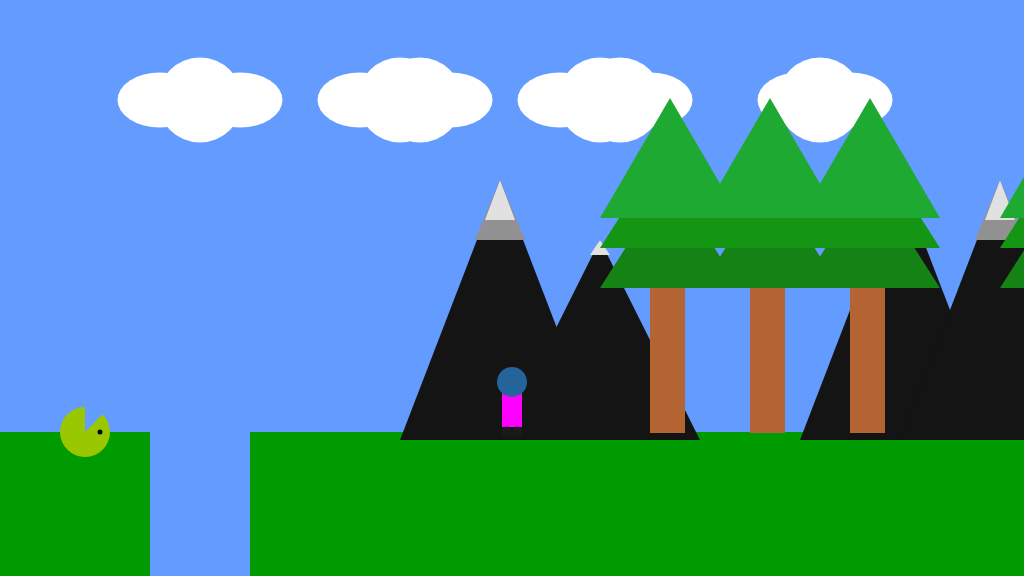
Frame 1 (no input)
Frame 60 (no input): identical to frame 1, image omitted
Frame 120 (the mouse pressed at the canvas centre since frame 60): identical to frame 1, image omitted

The p5.js sketch that drew this single still picture (run headless with seeded random() and noise() and a simulated clock; from frame 60 on, the mouse is pressed at the canvas centre):

// p5.js sketch
// ── sketch.js
var gameChar_x;
var gameChar_y;
var floorPos_y;
var isLeft;
var isRight;
var scrollPos;

var cloud;
var mountains;
var treePos_x;
var treePos_y;
var canyon;
var collectable;

function setup()
{
	createCanvas(1024, 576);
	floorPos_y = height * 3/4;
	gameChar_x = width/2;
	gameChar_y = floorPos_y;
    treePos_y = height/2 - 10;
    canyon = {x_pos: 150, y_pos: floorPos_y, width: 100};
    collectable = {x_pos: 85, y_pos: floorPos_y, size: 15, isFound: false};

	// Boolean variables to control the movement of the game character.
	isLeft = false;
	isRight = false;
    isPlummeting = false; 
    isFalling = false;

	// Variable to control the background scrolling.
	scrollPos = 0;

	// Initialise arrays of scenery objects.
    treePos_x = [850, 750, 650, 1050];
    mountains = [
        {x_pos: 400, y_pos: 200},
        {x_pos: 800, y_pos: 200},
        {x_pos: 900, y_pos: 200}
    ];
    
    cloud = [
        {x_pos: 200, y_pos: 100, width: 85}, 
        {x_pos: 400, y_pos: 100, width: 85}, 
        {x_pos: 600, y_pos: 100, width: 85}
    ];
//    collectable = [
//        {x_pos: 85, y_pos: floorPos_y, size: 15, isFound: false},
//        {x_pos: 585, y_pos: floorPos_y, size: 15, isFound: false},
//        {x_pos: 985, y_pos: floorPos_y, size: 15, isFound: false}
//    ];
    
}

function draw()
{
	background(100, 155, 255); // fill the sky blue

	noStroke();
	fill(0, 155, 0);
	rect(0, floorPos_y, width, height/4); // draw some green ground
    push();
    translate(scrollPos,0);

	// Draw clouds.
        for(var i = 0; i < cloud.length; i++)
   { 
    fill(255);
	ellipse(cloud[i].x_pos, cloud[i].y_pos, cloud[i].width, 85);
	ellipse(cloud[i].x_pos + 40, cloud[i].y_pos, cloud[i].width, 55);
	ellipse(cloud[i].x_pos - 40, cloud[i].y_pos, cloud[i].width, 55);
    
    fill(255);
	ellipse(cloud[i].x_pos + 220, cloud[i].y_pos, cloud[i].width, 85);
	ellipse(cloud[i].x_pos + 250, cloud[i].y_pos, cloud[i].width, 55);
	ellipse(cloud[i].x_pos + 200, cloud[i].y_pos, cloud[i].width, 55);
   }

	// Draw mountains.
    
    for(var i = 0; i < mountains.length; i++)
    
   {    
    fill(20, 20, 20);
	triangle(mountains[i].x_pos, mountains[i].y_pos + 240, mountains[i].x_pos + 100, mountains[i].y_pos - 20, mountains[i].x_pos + 200, mountains[i].y_pos + 240);
	fill(145, 145, 145);
	triangle(mountains[i].x_pos + 75, mountains[i].y_pos + 40, mountains[i].x_pos + 100, mountains[i].y_pos - 20, mountains[i].x_pos + 125, mountains[i].y_pos + 40);
	fill(225, 225, 225);
	triangle(mountains[i].x_pos + 85, mountains[i].y_pos + 20, mountains[i].x_pos + 100, mountains[i].y_pos - 20, mountains[i].x_pos + 115, mountains[i].y_pos + 20);
	fill(20, 20, 20);
	triangle(mountains[i].x_pos + 100, mountains[i].y_pos + 240, mountains[i].x_pos + 200, mountains[i].y_pos + 40, mountains[i].x_pos + 300, mountains[i].y_pos + 240);
	fill(225, 225, 225);
	triangle(mountains[i].x_pos + 190, mountains[i].y_pos + 55, mountains[i].x_pos + 200, mountains[i].y_pos + 40, mountains[i].x_pos + 210, mountains[i].y_pos + 55);
    }


	// Draw trees.
    
      for(var i =0; i < treePos_x.length; i++)
        {
            
    noStroke();
	fill(180, 100, 50);
	rect(treePos_x[i], treePos_y, 35, 155);
	fill(20, 130, 20);
	triangle(treePos_x[i] - 50, treePos_y + 10, treePos_x[i] + 20, treePos_y - 100, treePos_x[i] + 90, treePos_y + 10);
	fill(20, 150, 20);
	triangle(treePos_x[i] - 50, treePos_y - 30, treePos_x[i] + 20, treePos_y - 140, treePos_x[i] + 90, treePos_y - 30);
	fill(30, 170, 50);
	triangle(treePos_x[i] - 50, treePos_y - 60, treePos_x[i] + 20, treePos_y - 180, treePos_x[i] + 90, treePos_y - 60);
        }
    

	// Draw canyons
    if(gameChar_x <= canyon.x_pos + 100 && gameChar_y >= canyon.y_pos && gameChar_x > canyon.x_pos)
             
        {
            isPlummeting = true;
            gameChar_y += 2;
        }
    else 
    {
        
        isPlummeting = false;
        
    }
    noStroke();
	fill(100, 155, 255);
	rect(canyon.x_pos, canyon.y_pos, canyon.width, 200);


	// Draw collectable items
    
    if(dist(gameChar_x, gameChar_y, collectable.x_pos, collectable.y_pos) < 25)
        {
            collectable.isFound = true;
        }
        
     if(collectable.isFound == false)
         
    {   
    fill(153, 200, 1);
    arc(collectable.x_pos, collectable.y_pos, 50, 50, 150, PI + HALF_PI, PIE);
	fill(0);
	ellipse(collectable.x_pos + 15, collectable.y_pos, 5, 5);
    }
    
    pop();

	// Draw the game character - this must be last

	//////// Game character logic ///////
	// Logic to move

	if(isLeft)
	{
		if(gameChar_x > width * 0.8)
		{
    gameChar_x -= 5;
    fill(255,0,255);
    rect(gameChar_x -10, gameChar_y -40, 20,35);
    fill(35,100,155);
    ellipse(gameChar_x,gameChar_y -50, 30);
    fill(25);
    ellipse(gameChar_x - 7, gameChar_y,11);
    ellipse(gameChar_x + 5, gameChar_y,11);

		}
		else
		{
    scrollPos += 5;
    fill(255,0,255);
    rect(gameChar_x -10, gameChar_y -40, 20,35);
    fill(35,100,155);
    ellipse(gameChar_x,gameChar_y -50, 30);
    fill(25);
    ellipse(gameChar_x - 7, gameChar_y,11);
    ellipse(gameChar_x + 5, gameChar_y,11);

		}
	}

	else if(isRight)
	{
		if(gameChar_x < width * 0.8)
		{
			gameChar_x  += 5;
            fill(255,0,255);
            rect(gameChar_x -10, gameChar_y -40, 20,35);
            fill(35,100,155);
            ellipse(gameChar_x,gameChar_y -50, 30);
            fill(25);
            ellipse(gameChar_x - 5, gameChar_y,11);
            ellipse(gameChar_x + 7, gameChar_y,11);
		}
		else
		{
    scrollPos -= 5; // negative for moving against the background
    fill(255,0,255);
    rect(gameChar_x -10, gameChar_y -40, 20,35);
    fill(35,100,155);
    ellipse(gameChar_x,gameChar_y -50, 30);
    fill(25);
    ellipse(gameChar_x - 5, gameChar_y,11);
    ellipse(gameChar_x + 7, gameChar_y,11);
		}

	}
    else if(isRight && isFalling)
	{
		// add your jumping-right code
    fill(255,0,255);
    rect(gameChar_x -10, gameChar_y -50, 20,35);
    fill(35,100,155);
    ellipse(gameChar_x,gameChar_y -60, 30);
    fill(25);
    ellipse(gameChar_x - 5, gameChar_y - 15,11);
    ellipse(gameChar_x + 8, gameChar_y -15,11);

	}
    else if(isLeft && isFalling)
	{
		// add your jumping-left code
        
    fill(255,0,255);
    rect(gameChar_x -10, gameChar_y -50, 20,35);
    fill(35,100,155);
    ellipse(gameChar_x,gameChar_y -60, 30);
    fill(25);
    ellipse(gameChar_x - 8, gameChar_y - 15,11);
    ellipse(gameChar_x + 5, gameChar_y -15,11);


	}
    else
	{
		// add your standing front facing code

    fill(255,0,255);
    rect(gameChar_x -10, gameChar_y -40, 20,35);
    fill(35,100,155);
    ellipse(gameChar_x,gameChar_y -50, 30);
    fill(25);
    ellipse(gameChar_x - 5, gameChar_y,11);
    ellipse(gameChar_x + 5, gameChar_y,11);

	}
    
    if(gameChar_y < floorPos_y)
        {
            isFalling = true
            gameChar_y +=2;
        }
    else 
        {
            isFalling = false;
        }
}

 

function keyPressed()
{

	if(key == 'A' || keyCode == 37)
	{
		isLeft = true;
	}

	if(key == 'D' || keyCode == 39)
	{
		isRight = true;
	}
  if(keyCode == 32)
        {
           if (gameChar_y == floorPos_y)
               {
                   console.log("spacebar");
                   gameChar_y -=100;
               }
        }

}

function keyReleased()
{
	if(key == 'A' || keyCode == 37)
	{
		isLeft = false;
	}

	if(key == 'D' || keyCode == 39)
	{
		isRight = false;
	}
}


// for(var i = 0; i < collectables.length; i++)
// {
//     noFill();
//     strokeWeight(6);
//     stroke(220, 185, 0);
//     ellipse(collectables[i].x_pos,
//            collectables[i].y_pos -20,
//            collectables[i].size,collectables[i].size);
//     fill(255,0,255);
//     stroke(255);
//     strokeWeight(1);

// }
